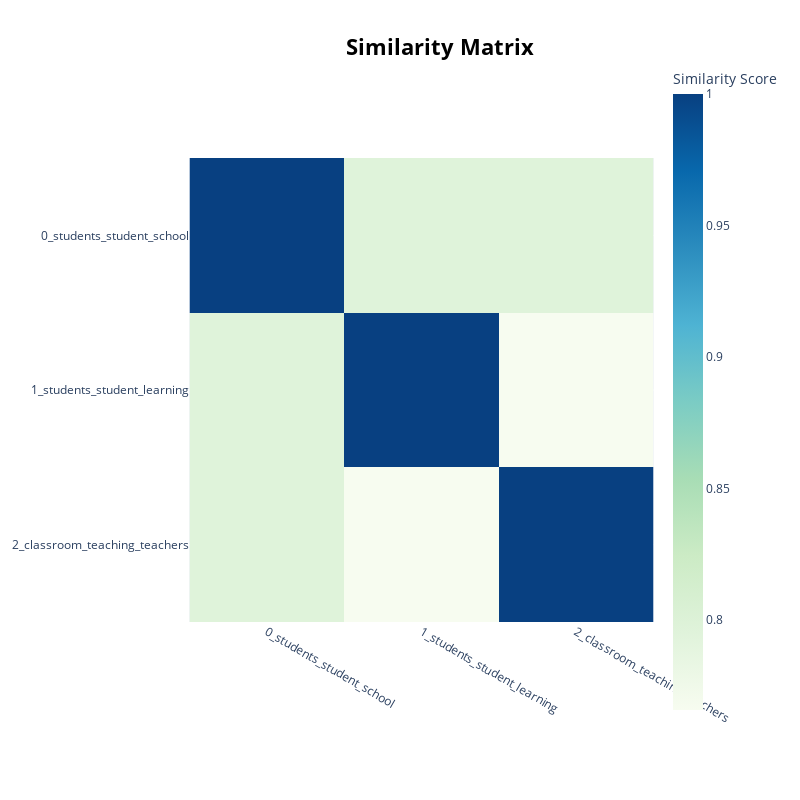

The cell this chart's notebook holds for it:
### Markdown cell above
## Topic Similarity Matrix Visualization

### Code cell
topic_model.visualize_heatmap()

### Figure 1 — Plotly figure (JSON) as saved in the notebook; plotly's stock layout.template omitted (floating-point values rounded to 4 significant figures)
{"data": [{"coloraxis": "coloraxis", "hovertemplate": "x: %{x}<br>y: %{y}<br>Similarity Score: %{z}<extra></extra>", "name": "0", "type": "heatmap", "x": ["0_students_student_school", "1_students_student_learning", "2_classroom_teaching_teachers"], "xaxis": "x", "y": ["0_students_student_school", "1_students_student_learning", "2_classroom_teaching_teachers"], "yaxis": "y", "z": [[1.0, 0.7961, 0.7962], [0.7961, 1.0, 0.7657], [0.7962, 0.7657, 1]]}], "layout": {"coloraxis": {"colorbar": {"title": {"text": "Similarity Score"}}, "colorscale": [[0, "rgb(247,252,240)"], [0.125, "rgb(224,243,219)"], [0.25, "rgb(204,235,197)"], [0.375, "rgb(168,221,181)"], [0.5, "rgb(123,204,196)"], [0.625, "rgb(78,179,211)"], [0.75, "rgb(43,140,190)"], [0.875, "rgb(8,104,172)"], [1, "rgb(8,64,129)"]]}, "height": 800, "hoverlabel": {"bgcolor": "white", "font": {"family": "Rockwell", "size": 16}}, "legend": {"title": {"text": "Trend"}}, "margin": {"t": 60}, "showlegend": true, "title": {"font": {"color": "Black", "size": 22}, "text": "<b>Similarity Matrix</b>", "x": 0.55, "xanchor": "center", "y": 0.95, "yanchor": "top"}, "width": 800, "xaxis": {"anchor": "y", "constrain": "domain", "domain": [0, 1], "scaleanchor": "y"}, "yaxis": {"anchor": "x", "autorange": "reversed", "constrain": "domain", "domain": [0, 1]}}}
